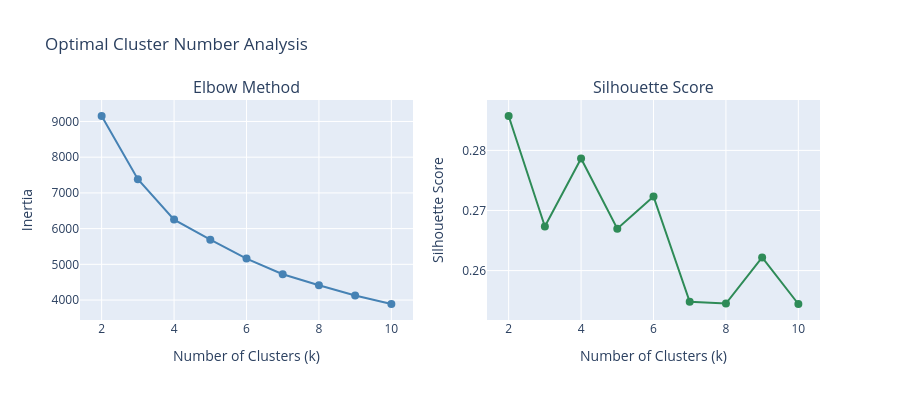

The cell this chart's notebook holds for it:
### Code cell
# Combined visualization
fig = make_subplots(rows=1, cols=2, 
                    subplot_titles=('Elbow Method', 'Silhouette Score'))

fig.add_trace(go.Scatter(x=list(K_range), y=inertias, mode='lines+markers',
                         marker=dict(size=8, color='steelblue'),
                         line=dict(color='steelblue', width=2),
                         name='Inertia'), row=1, col=1)

fig.add_trace(go.Scatter(x=list(K_range), y=silhouette_scores, mode='lines+markers',
                         marker=dict(size=8, color='seagreen'),
                         line=dict(color='seagreen', width=2),
                         name='Silhouette'), row=1, col=2)

fig.update_xaxes(title_text="Number of Clusters (k)", row=1, col=1)
fig.update_xaxes(title_text="Number of Clusters (k)", row=1, col=2)
fig.update_yaxes(title_text="Inertia", row=1, col=1)
fig.update_yaxes(title_text="Silhouette Score", row=1, col=2)

fig.update_layout(height=400, showlegend=False, 
                  title_text="Optimal Cluster Number Analysis")
fig.show()

### Figure 1 — Plotly figure (JSON) as saved in the notebook; plotly's stock layout.template omitted (floating-point values rounded to 4 significant figures)
{"data": [{"line": {"color": "steelblue", "width": 2}, "marker": {"color": "steelblue", "size": 8}, "mode": "lines+markers", "name": "Inertia", "x": [2, 3, 4, 5, 6, 7, 8, 9, 10], "y": [9153.0, 7383.0, 6252.0, 5692.0, 5161.0, 4723.0, 4413.0, 4126.0, 3890.0], "type": "scatter", "xaxis": "x", "yaxis": "y"}, {"line": {"color": "seagreen", "width": 2}, "marker": {"color": "seagreen", "size": 8}, "mode": "lines+markers", "name": "Silhouette", "x": [2, 3, 4, 5, 6, 7, 8, 9, 10], "y": [0.2857, 0.2673, 0.2786, 0.267, 0.2723, 0.2548, 0.2545, 0.2622, 0.2544], "type": "scatter", "xaxis": "x2", "yaxis": "y2"}], "layout": {"xaxis": {"anchor": "y", "domain": [0, 0.45], "title": {"text": "Number of Clusters (k)"}}, "yaxis": {"anchor": "x", "domain": [0, 1], "title": {"text": "Inertia"}}, "xaxis2": {"anchor": "y2", "domain": [0.55, 1], "title": {"text": "Number of Clusters (k)"}}, "yaxis2": {"anchor": "x2", "domain": [0, 1], "title": {"text": "Silhouette Score"}}, "annotations": [{"font": {"size": 16}, "showarrow": false, "text": "Elbow Method", "x": 0.225, "xanchor": "center", "xref": "paper", "y": 1, "yanchor": "bottom", "yref": "paper"}, {"font": {"size": 16}, "showarrow": false, "text": "Silhouette Score", "x": 0.775, "xanchor": "center", "xref": "paper", "y": 1, "yanchor": "bottom", "yref": "paper"}], "title": {"text": "Optimal Cluster Number Analysis"}, "height": 400, "showlegend": false}}
